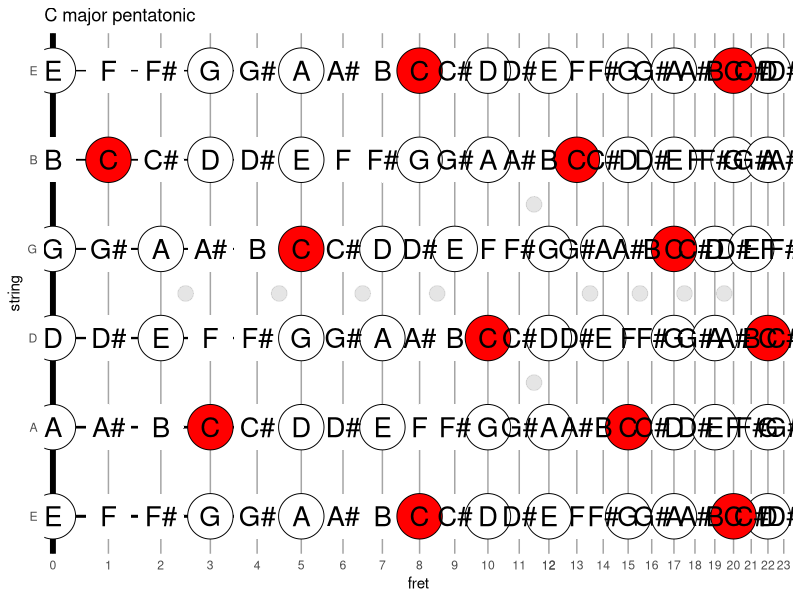

Recreate this plot in R.
library(tidyverse)

# setup
guitar_setup <- list(
  tuning = c("E", "A", "D", "G", "B", "E"),
  frets = 23,
  # notes: store in vector as ordered factor
  notes = c("C", "C#", "D", "D#", "E", "F", "F#", "G", "G#", "A", "A#", "B")
)

# design fretboard
calc_fretboard <- function(guitar_setup) {
  # calculate layout
  calc_fret_distance <- function(n, s = 1, k = 5.71584144995393e-2) {
    s * (1 - exp(-k * n))
  }

  fretboard_layout <- data.frame(
    fret_pos = calc_fret_distance(0:guitar_setup$frets),
    fret_num = 0:guitar_setup$frets
  ) %>% select(fret_num, fret_pos)

  # calculate markers
  calc_fret_marker_position <- function(n, pos) {
    mean(c(pos[n], pos[n+1]))
  }
  calc_fret_marker_position_v <- Vectorize(calc_fret_marker_position, "n")

  fretboard_markers <- bind_rows(
    # fret vs marker
    data.frame(marker = "single",
               fret_num = c(3, 5, 7, 9, 15, 17, 19, 21),
               marker_posY = max(length(guitar_setup$tuning) + 1) / 2),
    data.frame(marker = "double",
               fret_num = c(12),
               # c(-1, 1) * 1: * 1 can be a distance parameter here
               marker_posY = max(length(guitar_setup$tuning) + 1) / 2 + c(-1, 1) * 1)) %>%
    # join with layout
    right_join(fretboard_layout, by = "fret_num") %>%
    arrange(fret_num) %>%
    # calc marker position X (fret)
    mutate(marker_posX = calc_fret_marker_position_v(fret_num, fret_pos)) %>%
    filter(!is.na(marker)) %>%
    select(fret_num, marker, marker_posX, marker_posY)

  left_join(fretboard_layout, fretboard_markers, by = "fret_num")
}

fretboard <- calc_fretboard(guitar_setup)

# calculate notes on the fretboard
calc_notes <- function(fretboard, guitar_setup) {
  calc_note <- function(
    fret = 18,
    tuning = "E") {


    if (fret >= 12)
    {
      fret = fret - (12 * floor(fret / 12))
    }
    note_idx <- which(guitar_setup$notes == tuning) + fret
    if(note_idx > 12) note_idx <- note_idx - 12
    guitar_setup$notes[note_idx]
  }

  calc_note_v <- Vectorize(calc_note)


  data.frame(
    fret_num = rep(0:guitar_setup$frets, each = length(guitar_setup$tuning)),
    string_idx = rep(1:length(guitar_setup$tuning), guitar_setup$frets + 1)
  ) %>% mutate(
    string_tune = guitar_setup$tuning[string_idx],
    fret_note = calc_note_v(fret_num, string_tune)
  ) %>%
    left_join(fretboard %>% select(fret_num, fret_pos), by = "fret_num") %>%
    distinct()

}

fretboard_notes <- calc_notes(fretboard, guitar_setup)



# Generate scale ----------------------------------------------------------
calc_scale <- function(root, type) {
  all_notes = data.frame(
    idx = 1:24,
    notes = rep(c("C", "C#", "D", "D#", "E", "F", "F#", "G", "G#", "A", "A#", "B"),2)
    )

    # form diatonic scales
  scale_pattern_major <- c(2, 2, 1, 2, 2, 2, 1)
  scale_pattern_minor_natural <- c(2, 1, 2, 2, 1, 2, 2)
  scale_pattern_minor_harmonic <- c(2, 1, 2, 2, 1, 3, 1)

  if(!str_detect(type, "pentatonic")) {
    scale_pattern <- case_when(
      type == "major" ~ scale_pattern_major,
      type == "minor_natural" ~ scale_pattern_minor_natural,
      type == "minor_harmonic" ~ scale_pattern_minor_harmonic
    )
    idx <- c(which(all_notes$notes==root)[1],  which(all_notes$notes==root)[1] + cumsum(scale_pattern))[1:7]

  } else {
    idx <- c(which(all_notes$notes==root)[1],  which(all_notes$notes==root)[1] + cumsum(scale_pattern_major))[1:7]
    if(str_detect(type, "major")) {
      idx <- idx[c(1, 2, 3, 5, 6)]
    } else if(str_detect(type, "minor")) {
      idx[3] <- idx[3] - 1
      idx[7] <- idx[7] - 1
      idx <- idx[c(1, 3, 4, 5, 7)]

    }
  }

  all_notes[idx,"notes"]

}

# calc_scale("A", "minor_harmonic")
# calc_scale("G", "minor_natural")
# calc_scale("A", "minor_pentatonic")
# calc_scale("A", "major_pentatonic")


# Notes to show -----------------------------------------------------------

root = "C"
type = "major_pentatonic"
show_all_notes <- TRUE
show_scale_notes <- FALSE
show_root <- TRUE
show_scale <- TRUE
note_label_size <- 7
note_point_size <- 15


notes_show <- fretboard_notes %>%
  mutate(
    show_label = case_when(
      show_scale_notes ~ fret_note %in% calc_scale(root, type),
      show_all_notes ~ TRUE,
      TRUE ~ FALSE
    ),
    show_scale = case_when(
      show_scale ~ fret_note %in% calc_scale(root, type),
      TRUE ~ FALSE
    ),
    show_root = case_when(
      show_root ~  fret_note %in% root,
      TRUE ~ FALSE
    )
  )



# Plot --------------------------------------------------------------------


# plot empty fretboard
fr <- ggplot(NULL) +
  # plot frets
  geom_vline(data = fretboard, aes(xintercept = fret_pos), alpha = 0.3) +
  geom_vline(xintercept = 0, alpha = 1, size = 2) +
  # plot strings
  geom_hline(
    yintercept = 1:length(guitar_setup$tuning),
    # string thickness
    size = 1 - seq(
      from = 0,
      to = 0.5,
      length.out = length(guitar_setup$tuning)
    )
  ) +
  # plot single markers
  geom_point(
    data = fretboard %>% filter(marker == "single"),
    aes(x = marker_posX, y = marker_posY),
    size = 5,
    alpha = 0.1
  ) +
  # plot double markers
  geom_point(
    data = fretboard %>% filter(marker == "double"),
    aes(x = marker_posX, y = marker_posY),
    size = 5,
    alpha = 0.1
  ) +
  # label strings
  scale_y_continuous(
    breaks = 1:length(guitar_setup$tuning),
    labels = guitar_setup$tuning,
    expand = c(0.07, 0.07)
  ) +
  # label frets
  scale_x_continuous(
    breaks = fretboard$fret_pos,
    labels = fretboard$fret_num,
    expand = c(.005, .005)
  ) +
  # plot labels
  labs(x = "fret", y = "string") +
  # theme
  theme_minimal() +
  theme(panel.grid.minor = element_blank())




fr +
  # show label bakcground
  geom_point(data = notes_show %>% filter(show_label & !show_scale & !show_root),
             mapping = aes(x = fret_pos, y = string_idx),
             shape = 16, size = note_point_size,
             color = "white") +
  # show scale
  geom_point(data = notes_show %>% filter(show_scale & !show_root),
             mapping = aes(x = fret_pos, y = string_idx),
             shape = 21, size = note_point_size,
             fill = "white", color = "black") +
  # show root
  geom_point(data = notes_show %>% filter(show_scale & show_root),
             mapping = aes(x = fret_pos, y = string_idx),
             shape = 21, size = note_point_size,
             fill = "red", color = "black") +
  # show note labels
  geom_text(data = notes_show %>% filter(show_label),
              mapping = aes(x = fret_pos, y = string_idx, label = fret_note), size = note_label_size) +
    labs(title = paste(root, str_replace(type, "_", " ")))
